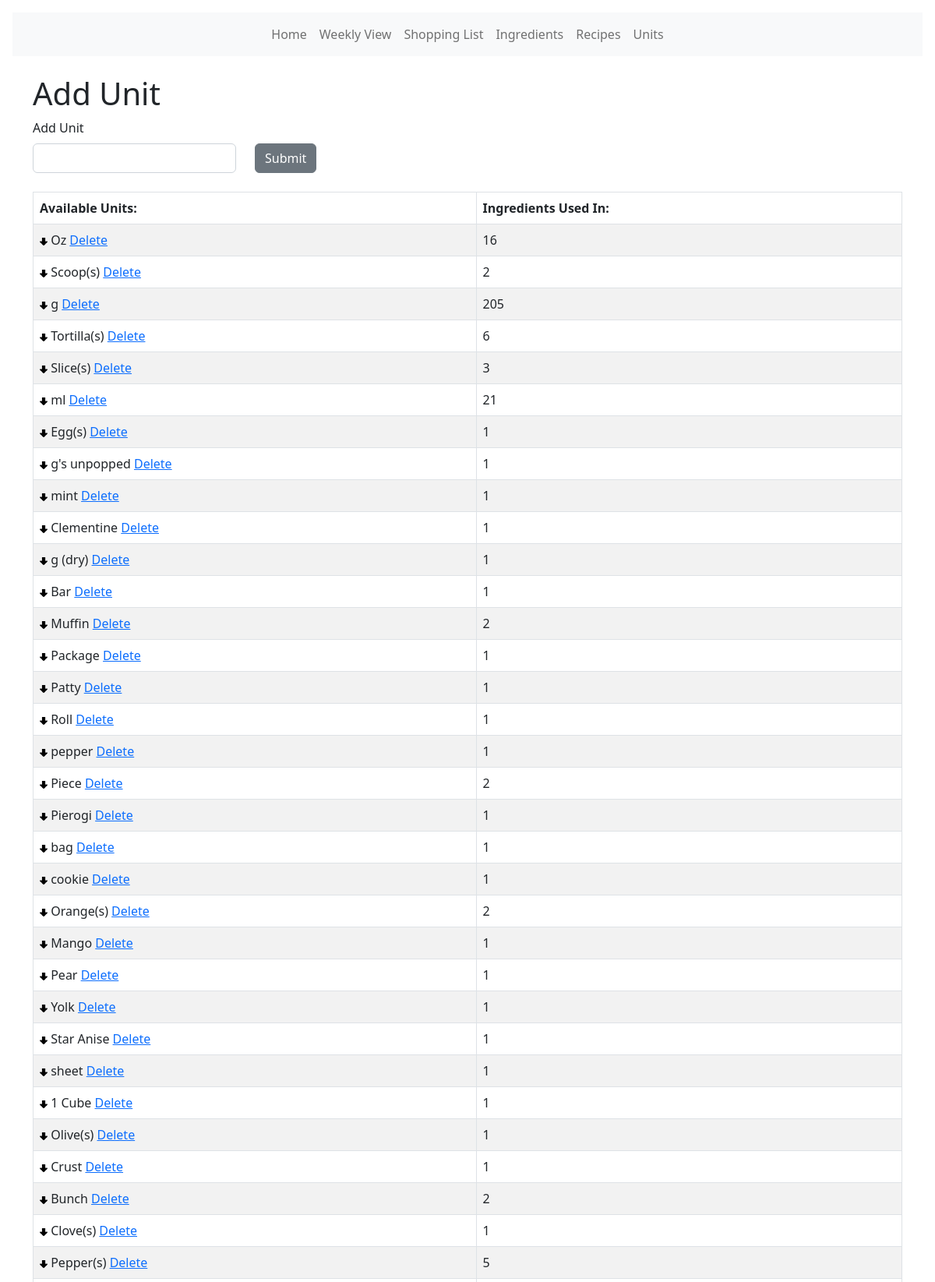
/units (upper part), run on the app's committed database.
### models.py (models this page shows, shortened)
class Unit(db.Model):
    id = db.Column(db.Integer, primary_key=True)
    oid = db.Column(db.Integer, autoincrement=True)
    name = db.Column(db.String(30))
    ingredients = db.relationship("UnitIngredient", backref="unit")
    def count_unit(self):
        count = UnitIngredient.query.filter_by(uid=self.id).count()
        return count

### main.py (the view)
@app.route("/units", methods=["GET", "POST"])
def unit_page():
    unit_list = Unit.query.order_by(Unit.oid)
    last_oid = Unit.query.order_by(Unit.oid.desc()).first()
    new_oid = last_oid.oid + 1
    form = AddUnit()
    if form.submit.data and form.validate_on_submit():
        update = Unit(oid=new_oid, name=form.unit.data)
        db.session.add(update)
        db.session.commit()
        unit_list = Unit.query.order_by(Unit.oid)
    return render_template("/units/units.html", unit_list=unit_list, form=form)

### forms.py
class AddUnit(FlaskForm):
    unit = StringField(
        "Add Unit",
        validators=[validators.InputRequired()],
    )
    submit = SubmitField("Submit")

### templates/units/units.html (shortened to what this page needs)
<!DOCTYPE html>
<html lang="en">
  <head>
    <link
      href="{{ url_for('static', filename='css/select2.css') }}"
      rel="stylesheet"
    />
    {% extends 'base.html' %} {% block content %}
  </head>
  <body>
    <br />
    <h1>Add Unit</h1>
    <form method="POST">
      <div class="row">
        <div class="col-3">
          {{ form.hidden_tag() }} {{ form.unit.label(class="form-label") }} {{
          form.unit(class="form-control w-100") }}
        </div>
        <div class="col-2">
          <br />
          {{ form.submit(class="btn btn-secondary mt-2") }}
        </div>
      </div>
    </form>
    <br />
    <table class="table table-hover table-bordered table-striped">
      <thead>
        <tr>
          <th>Available Units:</th>
          <th>Ingredients Used In:</th>
        </tr>
      </thead>
      <tbody>
        <tr>
          {% for unit in unit_list %}
          <td>
            <a href="{{url_for('unit_order_move_down', id=unit.id)}}"><img
              src="{{ url_for('static', filename='images/down_arrow.png') }}" width="10" /></a>
            {{unit.name}}
            <a
              href="{{url_for('unit_delete', id=unit.id)}}"
              ,
              onclick="return confirm('Are you want to delete this? You cannot undo this action.')"
              >Delete</a
            >
          </td>
          <td>{{unit.count_unit()}}</td>
        </tr>
        {% endfor %}
      </tbody>
    </table>
  </body>
  {% endblock %}

### data on the page
Unit: name "Oz", count_unit "16"
Unit: name "Scoop(s)", count_unit "2"
Unit: name "g", count_unit "205"
Unit: name "Tortilla(s)", count_unit "6"
Unit: name "Slice(s)", count_unit "3"
Unit: name "ml", count_unit "21"
Unit: name "Egg(s)", count_unit "1"
Unit: name "g's unpopped", count_unit "1"
Unit: name "mint", count_unit "1"
Unit: name "Clementine", count_unit "1"
Unit: name "g (dry)", count_unit "1"
Unit: name "Bar", count_unit "1"
Unit: name "Muffin", count_unit "2"
Unit: name "Package", count_unit "1"
Unit: name "Patty", count_unit "1"
Unit: name "Roll", count_unit "1"
Unit: name "pepper", count_unit "1"
Unit: name "Piece", count_unit "2"
Unit: name "Pierogi", count_unit "1"
Unit: name "bag", count_unit "1"
Unit: name "cookie", count_unit "1"
Unit: name "Orange(s)", count_unit "2"
Unit: name "Mango", count_unit "1"
Unit: name "Pear", count_unit "1"
Unit: name "Yolk", count_unit "1"
Unit: name "Star Anise", count_unit "1"
Unit: name "sheet", count_unit "1"
Unit: name "1 Cube", count_unit "1"
Unit: name "Olive(s)", count_unit "1"
Unit: name "Crust", count_unit "1"
Unit: name "Bunch", count_unit "2"
Unit: name "Clove(s)", count_unit "1"
Unit: name "Pepper(s)", count_unit "5"
